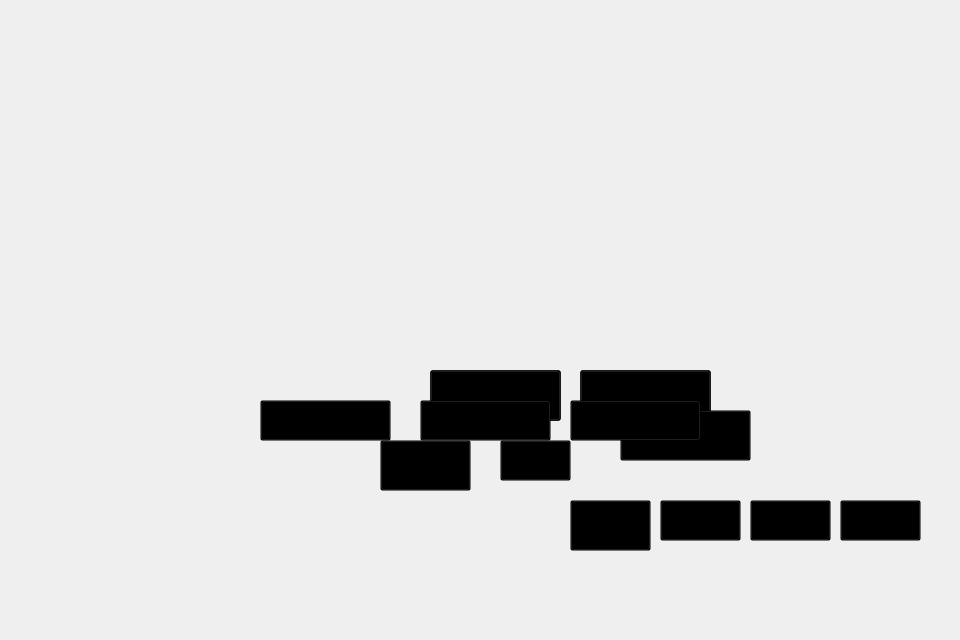
<?xml version="1.0" encoding="UTF-8"?>
<ui version="4.0">
 <class>MainWindow</class>
 <widget class="QMainWindow" name="MainWindow">
  <property name="geometry">
   <rect>
    <x>0</x>
    <y>0</y>
    <width>960</width>
    <height>640</height>
   </rect>
  </property>
  <property name="windowTitle">
   <string>MainWindow</string>
  </property>
  <property name="styleSheet">
   <string notr="true"/>
  </property>
  <widget class="QWidget" name="centralWidget">
   <widget class="QWidget" name="menu" native="true">
    <property name="geometry">
     <rect>
      <x>0</x>
      <y>0</y>
      <width>960</width>
      <height>640</height>
     </rect>
    </property>
    <property name="styleSheet">
     <string notr="true">background:url(:/fiveChess/png/img/mainmenu.png);</string>
    </property>
    <widget class="QPushButton" name="singleButton">
     <property name="geometry">
      <rect>
       <x>260</x>
       <y>400</y>
       <width>131</width>
       <height>41</height>
      </rect>
     </property>
     <property name="styleSheet">
      <string notr="true">QPushButton#singleButton{
background:transparent no-repeat;
background-image:url(:/fiveChess/png/img/singleButton.png);
}
QPushButton#singleButton:hover{
background:transparent no-repeat;
background-image:url(:/fiveChess/png/img/singleButton_h.png);
}
</string>
     </property>
     <property name="text">
      <string/>
     </property>
    </widget>
    <widget class="QPushButton" name="netButton">
     <property name="geometry">
      <rect>
       <x>570</x>
       <y>400</y>
       <width>131</width>
       <height>41</height>
      </rect>
     </property>
     <property name="styleSheet">
      <string notr="true">QPushButton#netButton{
background:transparent no-repeat;
background-image:url(:/fiveChess/png/img/netButton.png);
}
QPushButton#netButton:hover{
background:transparent no-repeat;
background-image:url(:/fiveChess/png/img/netButton_h.png);
}</string>
     </property>
     <property name="text">
      <string/>
     </property>
    </widget>
    <widget class="QPushButton" name="helpButton">
     <property name="geometry">
      <rect>
       <x>380</x>
       <y>440</y>
       <width>91</width>
       <height>51</height>
      </rect>
     </property>
     <property name="styleSheet">
      <string notr="true">QPushButton#helpButton{
background:transparent no-repeat;
background-image:url(:/fiveChess/png/img/helpButton.png);
}
QPushButton#helpButton:hover{
background:transparent no-repeat;
background-image:url(:/fiveChess/png/img/helpButton_h.png);
}</string>
     </property>
     <property name="text">
      <string/>
     </property>
    </widget>
    <widget class="QPushButton" name="exitButton">
     <property name="geometry">
      <rect>
       <x>500</x>
       <y>440</y>
       <width>71</width>
       <height>41</height>
      </rect>
     </property>
     <property name="styleSheet">
      <string notr="true">QPushButton#exitButton{
background:transparent no-repeat;
background-image:url(:/fiveChess/png/img/exitButton.png);
}
QPushButton#exitButton:hover{
background:transparent no-repeat;
background-image:url(:/fiveChess/png/img/exitButton_h.png);
}</string>
     </property>
     <property name="text">
      <string/>
     </property>
    </widget>
    <widget class="QPushButton" name="doubleButton">
     <property name="geometry">
      <rect>
       <x>420</x>
       <y>400</y>
       <width>131</width>
       <height>41</height>
      </rect>
     </property>
     <property name="styleSheet">
      <string notr="true">QPushButton#doubleButton{
background:transparent no-repeat;
background-image:url(:/fiveChess/png/img/doubleButton.png);
}
QPushButton#doubleButton:hover{
background:transparent no-repeat;
background-image:url(:/fiveChess/png/img/doubleButton_h.png);
}</string>
     </property>
     <property name="text">
      <string/>
     </property>
    </widget>
   </widget>
   <widget class="QWidget" name="hostChose" native="true">
    <property name="geometry">
     <rect>
      <x>0</x>
      <y>0</y>
      <width>960</width>
      <height>640</height>
     </rect>
    </property>
    <property name="styleSheet">
     <string notr="true">background:url(:/fiveChess/png/img/hostChoose.png);</string>
    </property>
    <widget class="QWidget" name="inputName" native="true">
     <property name="geometry">
      <rect>
       <x>210</x>
       <y>120</y>
       <width>551</width>
       <height>321</height>
      </rect>
     </property>
     <property name="styleSheet">
      <string notr="true">
background:transparent;</string>
     </property>
     <widget class="QWidget" name="inputbox" native="true">
      <property name="geometry">
       <rect>
        <x>110</x>
        <y>70</y>
        <width>381</width>
        <height>91</height>
       </rect>
      </property>
      <property name="styleSheet">
       <string notr="true">
background:url(:/fiveChess/png/img/nameInputbox.png); </string>
      </property>
      <widget class="QTextEdit" name="nameInput">
       <property name="geometry">
        <rect>
         <x>80</x>
         <y>30</y>
         <width>288</width>
         <height>40</height>
        </rect>
       </property>
       <property name="styleSheet">
        <string notr="true">background:transparent;
font-size:20px;</string>
       </property>
      </widget>
     </widget>
     <widget class="QPushButton" name="confirmButton">
      <property name="geometry">
       <rect>
        <x>370</x>
        <y>250</y>
        <width>131</width>
        <height>51</height>
       </rect>
      </property>
      <property name="styleSheet">
       <string notr="true">QPushButton#confirmButton{
background:transparent no-repeat;
background-image:url(:/fiveChess/png/img/confirmButton.png);
}
QPushButton#confirmButton:hover{
background:transparent no-repeat;
background-image:url(:/fiveChess/png/img/confirmButton_h.png);
}</string>
      </property>
      <property name="text">
       <string/>
      </property>
     </widget>
     <widget class="QPushButton" name="backButton">
      <property name="geometry">
       <rect>
        <x>220</x>
        <y>250</y>
        <width>131</width>
        <height>51</height>
       </rect>
      </property>
      <property name="styleSheet">
       <string notr="true">QPushButton#backButton{
background:transparent no-repeat;
background-image:url(:/fiveChess/png/img/backButton.png);
}
QPushButton#backButton:hover{
background:transparent no-repeat;
background-image:url(:/fiveChess/png/img/backButton_h.png);
}</string>
      </property>
      <property name="text">
       <string/>
      </property>
     </widget>
    </widget>
    <widget class="QWidget" name="hostlist" native="true">
     <property name="geometry">
      <rect>
       <x>210</x>
       <y>120</y>
       <width>551</width>
       <height>321</height>
      </rect>
     </property>
     <property name="styleSheet">
      <string notr="true">background:transparent;</string>
     </property>
     <widget class="QPushButton" name="inviteButton">
      <property name="geometry">
       <rect>
        <x>370</x>
        <y>250</y>
        <width>131</width>
        <height>51</height>
       </rect>
      </property>
      <property name="styleSheet">
       <string notr="true">QPushButton#inviteButton{
background:transparent no-repeat;
background-image:url(:/fiveChess/png/img/invitateButton.png);
}
QPushButton#inviteButton:hover{
background:transparent no-repeat;
background-image:url(:/fiveChess/png/img/invitateButton_h.png);
}</string>
      </property>
      <property name="text">
       <string/>
      </property>
     </widget>
     <widget class="QPushButton" name="backButton2">
      <property name="geometry">
       <rect>
        <x>220</x>
        <y>250</y>
        <width>131</width>
        <height>51</height>
       </rect>
      </property>
      <property name="styleSheet">
       <string notr="true">QPushButton#backButton2{
background:transparent no-repeat;
background-image:url(:/fiveChess/png/img/backButton.png);
}
QPushButton#backButton2:hover{
background:transparent no-repeat;
background-image:url(:/fiveChess/png/img/backButton_h.png);
}</string>
      </property>
      <property name="text">
       <string/>
      </property>
     </widget>
     <widget class="QListWidget" name="rivalName">
      <property name="geometry">
       <rect>
        <x>0</x>
        <y>0</y>
        <width>551</width>
        <height>321</height>
       </rect>
      </property>
     </widget>
     <zorder>rivalName</zorder>
     <zorder>inviteButton</zorder>
     <zorder>backButton2</zorder>
    </widget>
    <widget class="QWidget" name="invitation" native="true">
     <property name="geometry">
      <rect>
       <x>210</x>
       <y>120</y>
       <width>551</width>
       <height>321</height>
      </rect>
     </property>
     <property name="styleSheet">
      <string notr="true">background:transparent;</string>
     </property>
     <widget class="QPushButton" name="acceptButton">
      <property name="geometry">
       <rect>
        <x>370</x>
        <y>250</y>
        <width>131</width>
        <height>51</height>
       </rect>
      </property>
      <property name="styleSheet">
       <string notr="true">QPushButton#acceptButton{
background:transparent no-repeat;
background-image:url(:/fiveChess/png/img/acceptButton.png);
}
QPushButton#acceptButton:hover{
background:transparent no-repeat;
background-image:url(:/fiveChess/png/img/acceptButton_h.png);
}</string>
      </property>
      <property name="text">
       <string/>
      </property>
     </widget>
     <widget class="QPushButton" name="refuseButton">
      <property name="geometry">
       <rect>
        <x>220</x>
        <y>250</y>
        <width>131</width>
        <height>51</height>
       </rect>
      </property>
      <property name="styleSheet">
       <string notr="true">QPushButton#refuseButton{
background:transparent no-repeat;
background-image:url(:/fiveChess/png/img/refuseButton.png);
}
QPushButton#refuseButton:hover{
background:transparent no-repeat;
background-image:url(:/fiveChess/png/img/refuseButton_h.png);
}</string>
      </property>
      <property name="text">
       <string/>
      </property>
     </widget>
    </widget>
    <widget class="QWidget" name="status" native="true">
     <property name="geometry">
      <rect>
       <x>250</x>
       <y>170</y>
       <width>451</width>
       <height>251</height>
      </rect>
     </property>
     <property name="styleSheet">
      <string notr="true">background:transparent;</string>
     </property>
    </widget>
    <zorder>status</zorder>
    <zorder>invitation</zorder>
    <zorder>hostlist</zorder>
    <zorder>inputName</zorder>
   </widget>
   <widget class="Board" name="playScreen" native="true">
    <property name="enabled">
     <bool>true</bool>
    </property>
    <property name="geometry">
     <rect>
      <x>0</x>
      <y>0</y>
      <width>960</width>
      <height>640</height>
     </rect>
    </property>
    <property name="styleSheet">
     <string notr="true">background-image: url(:/fiveChess/png/img/playscreen.png);</string>
    </property>
    <widget class="QPushButton" name="startButton">
     <property name="geometry">
      <rect>
       <x>570</x>
       <y>500</y>
       <width>81</width>
       <height>51</height>
      </rect>
     </property>
     <property name="styleSheet">
      <string notr="true">QPushButton#startButton{
background:transparent no-repeat;
background-image:url(:/fiveChess/png/img/startButton.png);
}
QPushButton#startButton:hover{
background:transparent no-repeat;
background-image:url(:/fiveChess/png/img/startButton_h.png);
}</string>
     </property>
     <property name="text">
      <string/>
     </property>
    </widget>
    <widget class="QPushButton" name="backStepButton">
     <property name="geometry">
      <rect>
       <x>660</x>
       <y>500</y>
       <width>81</width>
       <height>41</height>
      </rect>
     </property>
     <property name="styleSheet">
      <string notr="true">QPushButton#backStepButton{
background:transparent no-repeat;
background-image:url(:/fiveChess/png/img/backStepButton.png);
}
QPushButton#backStepButton:hover{
background:transparent no-repeat;
background-image:url(:/fiveChess/png/img/backStepButton_h.png)
}</string>
     </property>
     <property name="text">
      <string/>
     </property>
    </widget>
    <widget class="QPushButton" name="drawButton">
     <property name="geometry">
      <rect>
       <x>750</x>
       <y>500</y>
       <width>81</width>
       <height>41</height>
      </rect>
     </property>
     <property name="styleSheet">
      <string notr="true">QPushButton#drawButton{
background:transparent no-repeat;
background-image:url(:/fiveChess/png/img/drawButton.png);
}
QPushButton#drawButton:hover{
background:transparent no-repeat;
background-image:url(:/fiveChess/png/img/drawButton_h.png);
}</string>
     </property>
     <property name="text">
      <string/>
     </property>
    </widget>
    <widget class="QPushButton" name="failButton">
     <property name="geometry">
      <rect>
       <x>840</x>
       <y>500</y>
       <width>81</width>
       <height>41</height>
      </rect>
     </property>
     <property name="styleSheet">
      <string notr="true">QPushButton#failButton{
background:transparent no-repeat;
background-image:url(:/fiveChess/png/img/failButton.png);
}
QPushButton#failButton:hover{
background:transparent no-repeat;
background-image:url(:/fiveChess/png/img/failButton_h.png);
}</string>
     </property>
     <property name="text">
      <string/>
     </property>
    </widget>
    <zorder>startButton</zorder>
    <zorder>backStepButton</zorder>
    <zorder>drawButton</zorder>
    <zorder>failButton</zorder>
    <zorder>hostChose</zorder>
   </widget>
   <widget class="QWidget" name="help" native="true">
    <property name="geometry">
     <rect>
      <x>0</x>
      <y>0</y>
      <width>960</width>
      <height>640</height>
     </rect>
    </property>
    <property name="styleSheet">
     <string notr="true">background:url(:/fiveChess/png/img/hostChoose.png);</string>
    </property>
    <widget class="QPushButton" name="helpBackButton">
     <property name="geometry">
      <rect>
       <x>620</x>
       <y>410</y>
       <width>131</width>
       <height>51</height>
      </rect>
     </property>
     <property name="styleSheet">
      <string notr="true">QPushButton#helpBackButton{
background:transparent no-repeat;
background-image:url(:/fiveChess/png/img/backButton.png);
}
QPushButton#helpBackButton:hover{
background:transparent no-repeat;
background-image:url(:/fiveChess/png/img/backButton_h.png);
}</string>
     </property>
     <property name="text">
      <string/>
     </property>
    </widget>
   </widget>
   <zorder>hostChose</zorder>
   <zorder>help</zorder>
   <zorder>menu</zorder>
   <zorder>playScreen</zorder>
  </widget>
  <widget class="QMenuBar" name="menuBar">
   <property name="geometry">
    <rect>
     <x>0</x>
     <y>0</y>
     <width>960</width>
     <height>27</height>
    </rect>
   </property>
  </widget>
 </widget>
 <layoutdefault spacing="6" margin="11"/>
 <customwidgets>
  <customwidget>
   <class>Board</class>
   <extends>QWidget</extends>
   <header location="global">board.h</header>
   <container>1</container>
  </customwidget>
 </customwidgets>
 <resources/>
 <connections/>
</ui>
